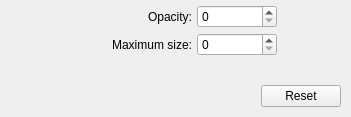
<?xml version="1.0" encoding="UTF-8"?>
<ui version="4.0">
 <class>TabPin</class>
 <widget class="QWidget" name="TabPin">
  <property name="geometry">
   <rect>
    <x>0</x>
    <y>0</y>
    <width>351</width>
    <height>117</height>
   </rect>
  </property>
  <property name="minimumSize">
   <size>
    <width>350</width>
    <height>117</height>
   </size>
  </property>
  <property name="windowTitle">
   <string>Form</string>
  </property>
  <layout class="QHBoxLayout" name="horizontalLayout_2">
   <property name="spacing">
    <number>0</number>
   </property>
   <property name="leftMargin">
    <number>0</number>
   </property>
   <property name="topMargin">
    <number>0</number>
   </property>
   <property name="rightMargin">
    <number>0</number>
   </property>
   <property name="bottomMargin">
    <number>0</number>
   </property>
   <item>
    <layout class="QGridLayout" name="gridLayout" columnstretch="1,2,2,1">
     <property name="leftMargin">
      <number>10</number>
     </property>
     <property name="topMargin">
      <number>5</number>
     </property>
     <property name="rightMargin">
      <number>10</number>
     </property>
     <property name="bottomMargin">
      <number>10</number>
     </property>
     <property name="spacing">
      <number>5</number>
     </property>
     <item row="0" column="1">
      <widget class="QLabel" name="label">
       <property name="text">
        <string>Opacity:</string>
       </property>
       <property name="alignment">
        <set>Qt::AlignRight|Qt::AlignTrailing|Qt::AlignVCenter</set>
       </property>
      </widget>
     </item>
     <item row="1" column="1">
      <widget class="QLabel" name="label_2">
       <property name="text">
        <string>Maximum size:</string>
       </property>
       <property name="alignment">
        <set>Qt::AlignRight|Qt::AlignTrailing|Qt::AlignVCenter</set>
       </property>
      </widget>
     </item>
     <item row="1" column="2">
      <widget class="QSpinBox" name="spinBox_2">
       <property name="maximumSize">
        <size>
         <width>80</width>
         <height>16777215</height>
        </size>
       </property>
       <property name="maximum">
        <number>100000</number>
       </property>
      </widget>
     </item>
     <item row="0" column="2">
      <widget class="QSpinBox" name="spinBox">
       <property name="maximumSize">
        <size>
         <width>80</width>
         <height>16777215</height>
        </size>
       </property>
       <property name="maximum">
        <number>100</number>
       </property>
      </widget>
     </item>
     <item row="0" column="3">
      <spacer name="horizontalSpacer">
       <property name="orientation">
        <enum>Qt::Horizontal</enum>
       </property>
       <property name="sizeHint" stdset="0">
        <size>
         <width>40</width>
         <height>20</height>
        </size>
       </property>
      </spacer>
     </item>
     <item row="2" column="1">
      <spacer name="verticalSpacer">
       <property name="orientation">
        <enum>Qt::Vertical</enum>
       </property>
       <property name="sizeHint" stdset="0">
        <size>
         <width>20</width>
         <height>40</height>
        </size>
       </property>
      </spacer>
     </item>
     <item row="0" column="0">
      <spacer name="horizontalSpacer_3">
       <property name="orientation">
        <enum>Qt::Horizontal</enum>
       </property>
       <property name="sizeHint" stdset="0">
        <size>
         <width>40</width>
         <height>20</height>
        </size>
       </property>
      </spacer>
     </item>
     <item row="3" column="0" colspan="4">
      <layout class="QHBoxLayout" name="horizontalLayout" stretch="7,0">
       <property name="spacing">
        <number>0</number>
       </property>
       <item>
        <spacer name="horizontalSpacer_2">
         <property name="orientation">
          <enum>Qt::Horizontal</enum>
         </property>
         <property name="sizeHint" stdset="0">
          <size>
           <width>40</width>
           <height>20</height>
          </size>
         </property>
        </spacer>
       </item>
       <item>
        <widget class="QPushButton" name="pushButton">
         <property name="maximumSize">
          <size>
           <width>80</width>
           <height>16777215</height>
          </size>
         </property>
         <property name="text">
          <string>Reset</string>
         </property>
        </widget>
       </item>
      </layout>
     </item>
    </layout>
   </item>
  </layout>
 </widget>
 <resources/>
 <connections/>
</ui>
